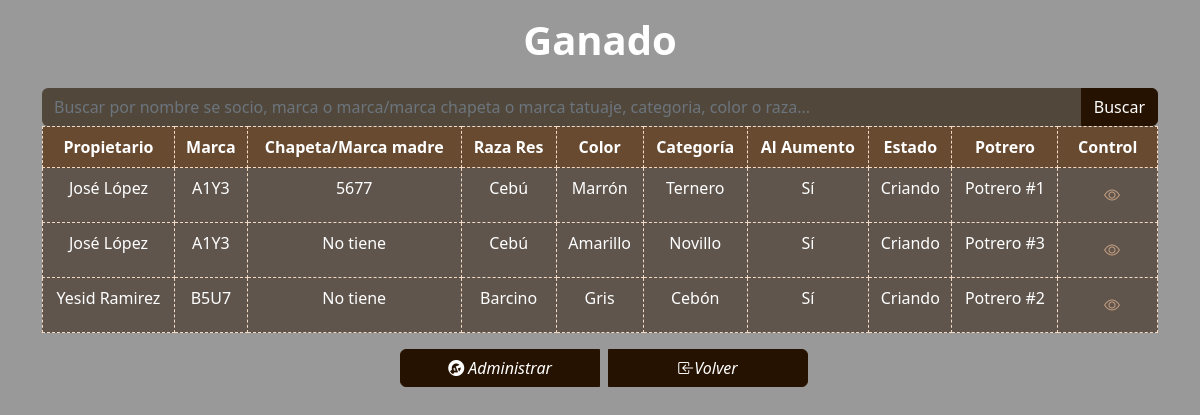
Before: /propietarios/propietarios.php (signed in) with the older database file.
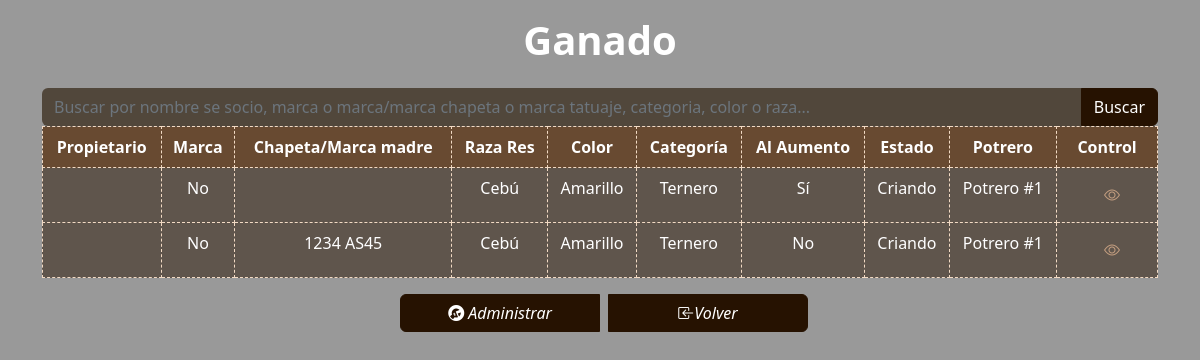
After: the same page with the newer database file.
### tables this page shows
CREATE TABLE `ganado` (
  `idRes` int(11) NOT NULL,
  `raza` varchar(50) NOT NULL,
  `colorRes` varchar(40) NOT NULL,
  `categoriaEdad` varchar(50) NOT NULL,
  `tipoNegocio` varchar(50) NOT NULL,
  `idSocio` int(11) NOT NULL,
  `marcaChapeta` varchar(40) NOT NULL,
  `estado` varchar(50) NOT NULL,
  `precioinicial` varchar(40) NOT NULL,
  `precioFinal` varchar(40) NOT NULL,
  `idPotrero` int(11) NOT NULL,
  `pesoInicial` varchar(40) NOT NULL,
  `pesoActual` varchar(40) NOT NULL,
  `pesoFinal` varchar(40) NOT NULL,
  `vacunaAftosa` date NOT NULL,
  `vecesAplicada` varchar(10) NOT NULL,
  `tratamiento` varchar(40) NOT NULL
);

CREATE TABLE `socios` (
  `idSocio` int(11) NOT NULL,
  `nombreSocio` varchar(50) NOT NULL,
  `apellidoSocio` varchar(50) NOT NULL,
  `documentoSocio` int(50) NOT NULL,
  `telefonoSocio` varchar(50) NOT NULL,
  `marca` varchar(11) NOT NULL,
  `tipoDocumento` varchar(40) NOT NULL
);

CREATE TABLE `potrero` (
  `idPotrero` int(11) NOT NULL,
  `nombrePotrero` varchar(50) NOT NULL,
  `estadoPotrero` varchar(50) NOT NULL,
  `medida` varchar(50) NOT NULL
);

### propietarios/propietarios.php (the view, shortened to what this page needs)
<!DOCTYPE html>
<html>
    <head>
        <link href="../css/custom.css" rel="stylesheet">
        <link href="../libs/bootstrap-icons/bootstrap-icons.css" rel="stylesheet">
    </head>
    <body>
    <h1 class="text-center  text-white fw-bolder p-3"> Ganado</h1>
        <div class="container">
            <div class="row">
            <div class="col overflow-auto">
        <form action="" >
            <div class="input-group">
            <input class="form-control text-white bg-success bg-opacity-75 border-0" type="text" id="buscar" name="buscar" onkeyup="filtrarGanado()" placeholder="Buscar por nombre se socio, marca o marca/marca chapeta o marca tatuaje, categoria, color o raza...">
            <a type="submit" name="buscado" class="btn btn-primary " onclick="filtrarGanado()" >Buscar</a>
            </div>
            </form>
            <table class="table  bg-primary bg-opacity-50 text-center">
            <thead class=" text-white bg-secondary bg-opacity-50 fw-bolder ">
                <td>Propietario</td>
                <td>Marca</td>
                <td>Chapeta/Marca madre</td>
                <td>Raza Res</td>
                <td>Color</td>
                <td>Categoría</td>
                <td>Al Aumento</td>
                <td>Estado</td>
                <td>Potrero</td>
                <td>Control</td>
            </thead>
            <tbody id="tabla" class="text-white">
                <?php
                include 'conexion.php';
                $sql="SELECT * FROM ganado INNER JOIN socios ON ganado.idSocio = socios.idSocio INNER JOIN potrero ON ganado.idPotrero = potrero.idPotrero WHERE estado = 'Criando'  ORDER BY nombreSocio ASC";
                $resultset = $con->query($sql);
                if($resultset->num_rows>0){
                    while($fila = $resultset->fetch_assoc()){
                        echo "<tr>
                        <td>".$fila["nombreSocio"]." ".$fila["apellidoSocio"]."</td>
                        <td>".$fila["marca"]."</td>
                        <td>".$fila["marcaChapeta"]."</td>
                        <td>".$fila["raza"]."</td>
                        <td>".$fila["colorRes"]."</td>
                        <td>".$fila["categoriaEdad"]."</td>
                        <td>".$fila["tipoNegocio"]."</td>
                        <td>".$fila["estado"]."</td>
                        <td>".$fila["nombrePotrero"]."</td>
                        <td class='text-end pe-4 ps-4'>
                        <a class='btn btn-blue' href='controlRes.php?id=".$fila["idRes"]."' > <i class='bi bi-eye text-info'></i> </a>
                        </td>
                       </tr>";
                    }
                }
                ?>
            </tbody>
        </table>
        </div>
        </div>
        <div class="text-center">
              <div class="btn-group">
                   <a  class="btn btn-primary ms-2"  style="width:200px;" href="../ganado/tablaGanado.php" > <i class="bi bi-wrench-adjustable-circle-fill"> Administrar </i></a>
                   <a  class="btn btn-primary ms-2" style="width:200px;"  href="http://localhost/prototiposmifag/admin/gestor.php" > <i class="bi bi-box-arrow-in-left">Volver </i></a>
                </div>
            </div>
        </div>
    </body>
</html>

Changed rows visible on the page:
removed ganado: idSocio.nombreSocio "José", idSocio.apellidoSocio "López", idSocio.marca "A1Y3", marcaChapeta "5677", raza "Cebú", colorRes "Marrón", categoriaEdad "Ternero", tipoNegocio "Sí", estado "Criando", idPotrero.nombrePotrero "Potrero #1"
removed ganado: idSocio.nombreSocio "José", idSocio.apellidoSocio "López", idSocio.marca "A1Y3", marcaChapeta "No tiene", raza "Cebú", colorRes "Amarillo", categoriaEdad "Novillo", tipoNegocio "Sí", estado "Criando", idPotrero.nombrePotrero "Potrero #3"
removed ganado: idSocio.nombreSocio "Yesid", idSocio.apellidoSocio "Ramirez", idSocio.marca "B5U7", marcaChapeta "No tiene", raza "Barcino", colorRes "Gris", categoriaEdad "Cebón", tipoNegocio "Sí", estado "Criando", idPotrero.nombrePotrero "Potrero #2"
added ganado: idSocio.marca "No", raza "Cebú", colorRes "Amarillo", categoriaEdad "Ternero", tipoNegocio "Sí", estado "Criando", idPotrero.nombrePotrero "Potrero #1"
added ganado: idSocio.marca "No", marcaChapeta "1234 AS45", raza "Cebú", colorRes "Amarillo", categoriaEdad "Ternero", tipoNegocio "No", estado "Criando", idPotrero.nombrePotrero "Potrero #1"
